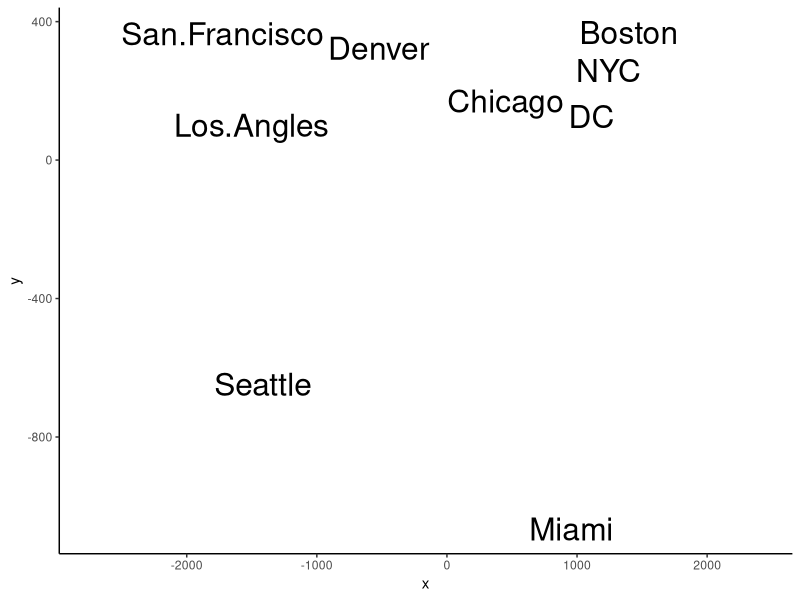

Recreate this plot in R.
## ---- chunk 1
# load libraries 
library(ggplot2)

# read in the data
D <- read.csv("us_cities_distance.csv")
head(D)

# remove first column
D <- D[, -1]

# save number of oberservations
n <- nrow(D)
## ---- chunk 2
# define centering matrix J
I <- diag(1, n)
one <- matrix(1, nrow = n, ncol = n)
J <- I - (1 / n) * one 

# Apply double centering
B <- -(1 / 2) * (J %*% as.matrix(D)^2 %*% J)

# check double centering
apply(B, 1, mean)
apply(B, 2, mean)
## ---- chunk 3
# obtain eigendecomposition of B
eigen_B <- eigen(B)
E <- eigen_B$vectors[, 1:2]
Lambda <- diag(eigen_B$values[1:2])
## ---- chunk 4
# define projected X
X <- E %*% sqrt(Lambda)
colnames(X) <- c("x", "y")
X <- data.frame(X, city = colnames(D))
## ---- chunk 5
# plot the positions of the cities
ggplot(X) + 
  geom_text(aes(x = x, y = y, label = city), size = 8) +
  theme_classic() +
  scale_x_continuous(limits = c(min(X[, 1]) - 1000, max(X[, 1]) + 1000))
